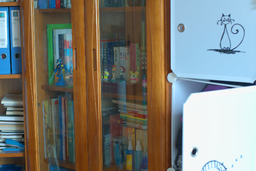
#> input picture images/high/1.png, 256 x 171 px, shrunk from 600 x 400 before the run, found by its file name
$ python enhancement.py
#> lines starting #> are read from the running program, lines starting #| are printed output that depends on the picture; long printed decimals are rounded
import os
import cv2
import numpy as np
from tqdm import trange
from skimage.metrics import peak_signal_noise_ratio
from skimage.metrics import structural_similarity
import argparse
import json

LOW_LIGHT_PATH = os.path.join('./images/low')
HIGH_LIGHT_PATH = os.path.join('./images/high')
JSON_PATH = os.path.join('./')

def get_bounds(x, Max, distance=3):
    """
    returns the lower and upper bound of the given position with distance
    """
    x_min = max(x - distance, 0)
    x_max = min(x + distance + 1, Max)
    return x_min, x_max

def esti_dark_channel(img, H, W, D=3):
    dark_channel = np.zeros((H, W))
    for i in trange(H):
        for j in range(W):
            top, bottom = get_bounds(i, H, D)
            left, right = get_bounds(j, W, D)
            local = img[top:bottom, left:right, :]
            dark_channel[i, j] = min(np.min(local, axis=(0, 1)))
    return dark_channel

def esti_atmos_light(img, dark_channel, H, W):
    total_pixels = H * W
    count = int(total_pixels * 0.001)
    index_tuple = np.unravel_index(np.argsort(-dark_channel, axis=None)[:count], dark_channel.shape)
    max_light_index = np.argmax(np.sum(img[index_tuple], axis=-1))
    atmospheric_light = img[index_tuple[0][max_light_index], index_tuple[1][max_light_index]]
    return atmospheric_light

def esti_trans(img, atmospheric_light, H, W, OMEGA=0.95, D=3):
    tmp = img.astype(np.float64) / atmospheric_light
    transmission = np.zeros((H, W))
    for i in trange(H):
        for j in range(W):
            top, bottom = get_bounds(i, H, D)
            left, right = get_bounds(j, W, D)
            local = tmp[top:bottom, left:right, :]
            transmission[i, j] =  1 - OMEGA * min(np.min(local, axis=(0, 1)))
    return transmission

def parse_arguments():
    parser = argparse.ArgumentParser()
    parser.add_argument('-o', '--omega', type=int, default=95, help='omega')
    parser.add_argument('-d', '--distance', type=int, default=3, help='distance')
    parser.add_argument('-t', '--threshold', type=int, default=10, help='threshold')
    parser.add_argument('-c', action='store_true', help='change the default parameters')
    return parser.parse_args()

if __name__ == '__main__':
    D = 3 # distance
    T0 = 0.1 # threshold
    OMEGA = 0.95
    args = parse_arguments()
    if args.c:
        D = args.distance
        T0 = args.threshold / 100
        OMEGA = args.omega / 100
        img = cv2.imread(LOW_LIGHT_PATH + '/1.png')
        H, W, _ = img.shape # (400, 600, 3)
        rev_img = 255 - img
        dark_channel = esti_dark_channel(rev_img, H, W, D)
        atmospheric_light = esti_atmos_light(rev_img, dark_channel, H, W)
        transmission = esti_trans(rev_img, atmospheric_light, H, W, OMEGA, D)
        img_no_frog = (rev_img.astype(np.int32) - atmospheric_light.astype(np.int32)) \
                                    / np.expand_dims(np.clip(transmission, T0, 1.0), -1) + atmospheric_light
        img_no_frog = np.clip(img_no_frog, 0, 255).astype(np.uint8)
        img_enhance = 255 - img_no_frog
        cv2.imwrite('images/1_enhanced_' + str(D) + '_' + str(T0) + '_' + str(OMEGA) + '.png', img_enhance)
        imgHigh = cv2.imread(HIGH_LIGHT_PATH + '/1.png')
        psnr = peak_signal_noise_ratio(imgHigh, img_enhance)
        ssim = structural_similarity(imgHigh, img_enhance, channel_axis=2)
        test_dict = {'distance': D, 'threshold': T0, 'omega': OMEGA, 'PSNR': psnr, 'SSIM': ssim}
        with open(JSON_PATH + 'test.json', 'a') as f:
            json.dump(test_dict, f)
    else:
        img = cv2.imread(LOW_LIGHT_PATH + '/1.png')
#> img is the input picture: shape (171, 256, 3); mean B, G, R 119.6, 126.5, 125.2
        cv2.imwrite('images/1_original.png', img)
        H, W, _ = img.shape # (400, 600, 3)
#> H = 171; W = 256
        rev_img = 255 - img
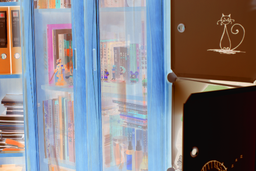
#> rev_img: shape (171, 256, 3); mean B, G, R 135.4, 128.5, 129.8
        cv2.imwrite('images/1_reverse.png', rev_img)
        dark_channel = esti_dark_channel(rev_img, H, W, D)
#> after the loop in esti_dark_channel, `for i in trange(H):`:
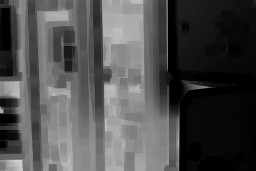
#> dark_channel: shape (171, 256) float64; min 0, max 211, mean 77.9
        cv2.imwrite('images/1_dark_channel.png', dark_channel)
        atmospheric_light = esti_atmos_light(rev_img, dark_channel, H, W)
        transmission = esti_trans(rev_img, atmospheric_light, H, W, OMEGA, D)
#> in esti_trans, `tmp = img.astype(np.float64) / atmospheric_light`:
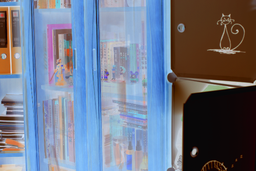
#> tmp: shape (171, 256, 3) float64; mean B, G, R 0.636, 0.551, 0.513; drawn with min black and max white
#> after the loop in esti_trans, `for i in trange(H):`:
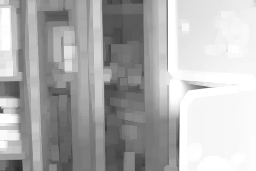
#> transmission: shape (171, 256) float64; min 0.157, max 1, mean 0.694
        img_no_frog = (rev_img.astype(np.int32) - atmospheric_light.astype(np.int32)) \
                                    / np.expand_dims(np.clip(transmission, T0, 1.0), -1) + atmospheric_light
        img_no_frog = np.clip(img_no_frog, 0, 255).astype(np.uint8)
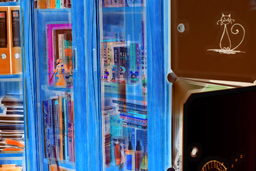
#> img_no_frog: shape (171, 256, 3); mean B, G, R 121.1, 92.9, 76.4
        img_enhance = 255 - img_no_frog
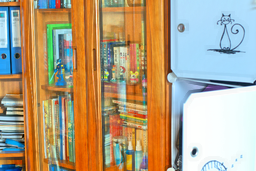
#> img_enhance: shape (171, 256, 3); mean B, G, R 133.9, 162.1, 178.6
        cv2.imwrite('images/1_no_frog.png', img_no_frog)
        cv2.imwrite('images/1_no_frog_dc.png', esti_dark_channel(img_no_frog, H, W, D))
#> call 2 of esti_dark_channel, with H = 171, W = 256, D = 3
#> after the loop in esti_dark_channel (call 2), `for i in trange(H):`:
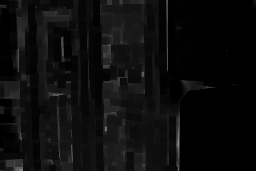
#> dark_channel: shape (171, 256) float64; min 0, max 145, mean 12.2
        cv2.imwrite('images/1_enhanced.png', img_enhance)
        imgHigh = cv2.imread(HIGH_LIGHT_PATH + '/1.png')
        psnr = peak_signal_noise_ratio(imgHigh, img_enhance)
        ssim = structural_similarity(imgHigh, img_enhance, channel_axis=2)
    print('PSNR:', psnr)
#| PSNR: 14.048
    print('SSIM:', ssim)
#| SSIM: 0.7769

$ run again, with images/high/111.png copied over images/high/1.png
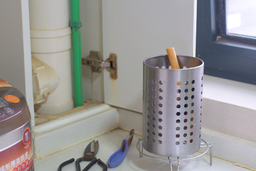
#> input picture images/high/111.png, 256 x 171 px, shrunk from 600 x 400 before the run, found by its file name
#> img is the input picture: shape (171, 256, 3); mean B, G, R 147.5, 148.9, 150.6
#> after the loop in esti_trans, `for i in trange(H):`:
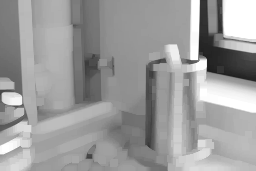
#> transmission: shape (171, 256) float64; min 0.119, max 1, mean 0.616
#> after the loop in esti_dark_channel (call 2), `for i in trange(H):`:
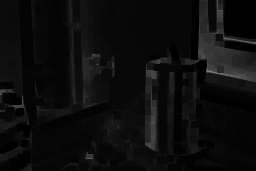
#> dark_channel: shape (171, 256) float64; min 0, max 128, mean 12.4
#| PSNR: 13.374
#| SSIM: 0.7931

$ run again, with images/high/146.png copied over images/high/1.png
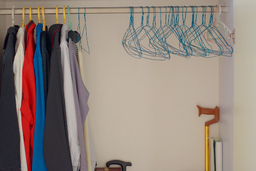
#> input picture images/high/146.png, 256 x 171 px, shrunk from 600 x 400 before the run, found by its file name
#> img is the input picture: shape (171, 256, 3); mean B, G, R 125.9, 134.5, 147.1
#> after the loop in esti_trans, `for i in trange(H):`:
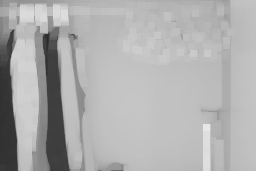
#> transmission: shape (171, 256) float64; min 0.169, max 0.906, mean 0.686
#> after the loop in esti_dark_channel (call 2), `for i in trange(H):`:
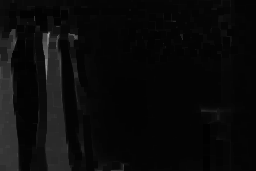
#> dark_channel: shape (171, 256) float64; min 1, max 164, mean 10.2
#| PSNR: 12.252
#| SSIM: 0.8261
